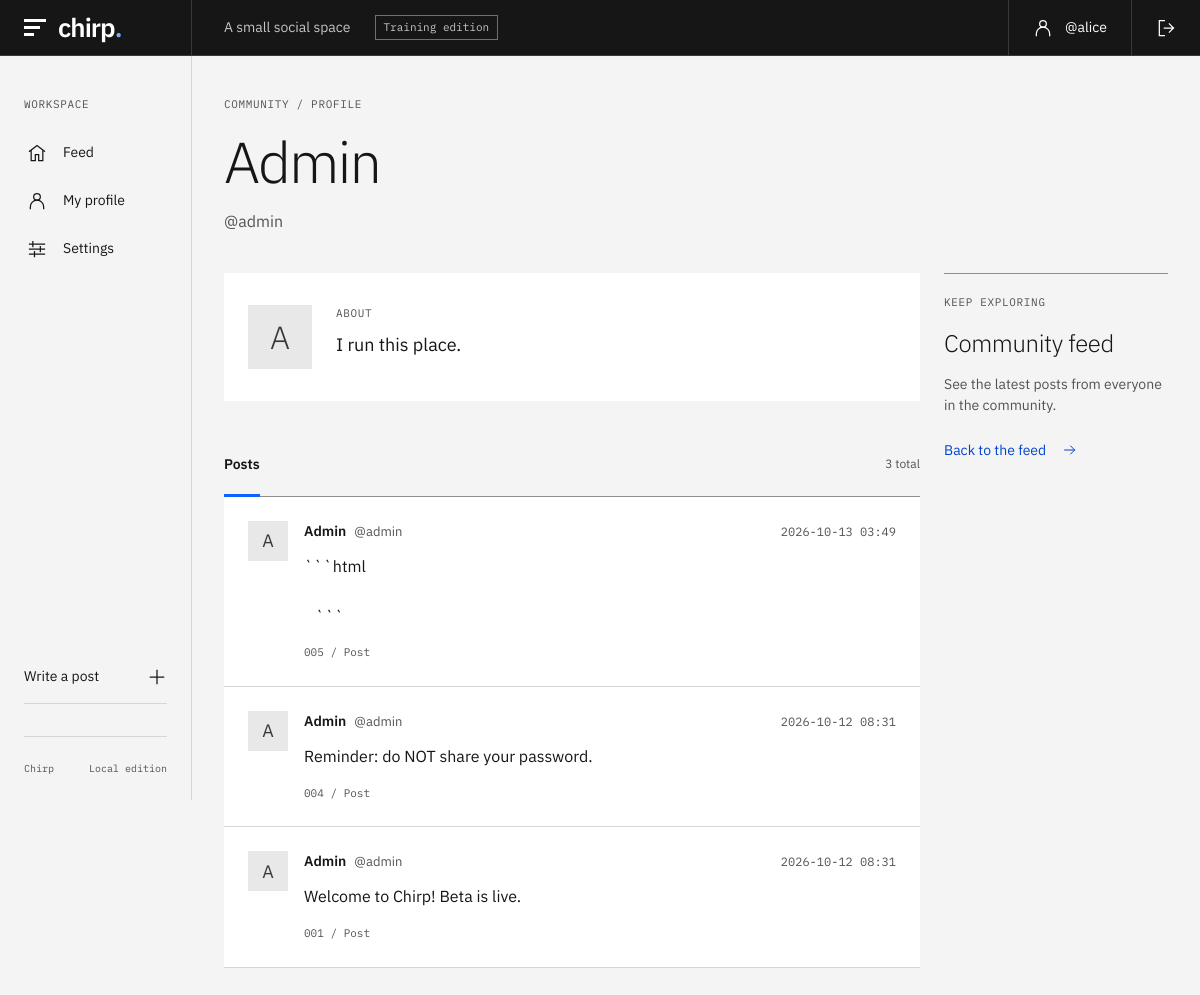
The page /user/admin (signed in) on the database its author committed.
### tables this page shows
CREATE TABLE users (
        id INTEGER PRIMARY KEY AUTOINCREMENT,
        username TEXT UNIQUE NOT NULL,
        password TEXT NOT NULL,      -- stored in plaintext (part of the lesson)
        email TEXT,
        bio TEXT
    );

CREATE TABLE tweets (
        id INTEGER PRIMARY KEY AUTOINCREMENT,
        user_id INTEGER NOT NULL,
        body TEXT NOT NULL,
        created TEXT DEFAULT CURRENT_TIMESTAMP
    );

### app.py (the view)
@app.route("/user/<username>")
def profile(username):
    db = get_db()
    row = db.execute(
        "SELECT * FROM users WHERE username = ?", (username,)
    ).fetchone()
    if not row:
        abort(404)
    bio_html = render_template_string(
        "<div class='bio'>" + (row["bio"] or "") + "</div>"
    )
    tweets = db.execute(
        """SELECT tweets.id, tweets.body, tweets.created, users.username
           FROM tweets JOIN users ON tweets.user_id = users.id
           WHERE users.id = ? ORDER BY tweets.id DESC""",
        (row["id"],),
    ).fetchall()
    return render_template(
        "profile.html",
        profile_user=row,
        bio_html=bio_html,
        tweets=tweets,
        user=current_user(),
    )

### app.py (called while the page is built)
def get_db():
    if "db" not in g:
        g.db = sqlite3.connect(DB_PATH)
        g.db.row_factory = sqlite3.Row
    return g.db

def b64url_decode(s: str) -> bytes:
    pad = "=" * (-len(s) % 4)
    return base64.urlsafe_b64decode(s + pad)

def verify_token(token: str):
    try:
        h_b64, p_b64, sig_b64 = token.split(".")
        header = json.loads(b64url_decode(h_b64))
        payload = json.loads(b64url_decode(p_b64))
        if header.get("alg") == "none":
            return payload.get("user")  # <-- no signature check
        expected = hmac.new(
            SECRET, f"{h_b64}.{p_b64}".encode(), hashlib.sha256
        ).digest()
        if hmac.compare_digest(expected, b64url_decode(sig_b64)):
            return payload.get("user")
    except Exception:
        return None
    return None

def current_user():
    token = request.cookies.get("session")
    if not token:
        return None
    username = verify_token(token)
    if not username:
        return None
    db = get_db()
    return db.execute(
        "SELECT * FROM users WHERE username = ?", (username,)
    ).fetchone()

### templates/profile.html (shortened to what this page needs)
{% extends "base.html" %}
{% from "components.html" import icon, post %}
{% block content %}
  <div class="page-heading"><p class="eyebrow">COMMUNITY / PROFILE</p><h1>{{ profile_user['username'] | capitalize }}</h1><p class="page-description">@{{ profile_user['username'] }}</p></div>
  <div class="content-grid">
    <section class="feed-column" aria-label="Profile and posts">
      <div class="profile-panel"><span class="avatar avatar-large" aria-hidden="true">{{ profile_user['username'][0] | upper }}</span><div class="profile-summary"><p class="eyebrow">ABOUT</p><div class="profile-bio">{% if config.get('CHIRP_FIXED') %}<div class="bio">{{ bio }}</div>{% else %}{{ bio_html | safe }}{% endif %}</div></div></div>
      <div class="feed-toolbar"><h2>Posts</h2><span>{{ tweets | length }} total</span></div>
      <div class="post-list">{% for t in tweets %}{{ post(t, user) }}{% else %}<div class="empty-state"><h2>No posts yet.</h2><p>{% if user and user['username'] == profile_user['username'] %}<a class="text-link" href="/#compose">Write your first post {{ icon('arrow') }}</a>{% else %}Check back when {{ profile_user['username'] }} has something to share.{% endif %}</p></div>{% endfor %}</div>
    </section>
    <aside class="context-rail"><section class="rail-section"><p class="eyebrow">KEEP EXPLORING</p><h2>Community feed</h2><p>See the latest posts from everyone in the community.</p><a class="text-link" href="/">Back to the feed {{ icon('arrow') }}</a></section></aside>
  </div>
{% endblock %}

### templates/base.html (shortened to what this page needs)
{% from "components.html" import icon %}
<!doctype html>
<html lang="en">
<head>
  <link rel="stylesheet" href="{{ url_for('static', filename='style.css') }}">
</head>
<body>
  <header class="shell-header">
    <a class="brand" href="/" aria-label="Chirp home"><span class="brand-mark" aria-hidden="true"><i></i><i></i><i></i></span>chirp<span class="brand-period">.</span></a>
    <span class="header-description">A small social space</span>
    <span class="edition-label {% if config.get('CHIRP_FIXED') %}edition-fixed{% endif %}">{% if config.get('CHIRP_FIXED') %}Fixed edition{% else %}Training edition{% endif %}</span>
    <div class="header-account">
      {% if user %}
        <a href="{{ url_for('profile', username=user['username']) }}">{{ icon('user') }}<span>@{{ user['username'] }}</span></a>
        {% if config.get('CHIRP_FIXED') %}
          <form class="header-signout-form" method="post" action="/logout">
            <input type="hidden" name="csrf_token" value="{{ csrf_token() }}">
            <button class="header-signout" type="submit" aria-label="Sign out">{{ icon('logout') }}</button>
          </form>
        {% else %}<a class="header-signout" href="/logout" aria-label="Sign out">{{ icon('logout') }}</a>{% endif %}
      {% else %}
        <a href="/login">Sign in {{ icon('arrow') }}</a>
      {% endif %}
    </div>
  </header>
  <div class="app-shell">
    <aside class="sidebar">
      <div class="nav-label">WORKSPACE</div>
      <nav class="side-nav" aria-label="Main navigation">
        <a href="/" {% if request.endpoint == 'index' %}aria-current="page"{% endif %}>{{ icon('home') }}<span>Feed</span></a>
        {% if user %}
          <a href="{{ url_for('profile', username=user['username']) }}" {% if request.endpoint == 'profile' and profile_user['username'] == user['username'] %}aria-current="page"{% endif %}>{{ icon('user') }}<span>My profile</span></a>
          <a href="/settings" {% if request.endpoint == 'settings' %}aria-current="page"{% endif %}>{{ icon('settings') }}<span>Settings</span></a>
        {% else %}
          <a href="/login" {% if request.endpoint == 'login' %}aria-current="page"{% endif %}>{{ icon('user') }}<span>Sign in</span></a>
        {% endif %}
      </nav>
      <div class="sidebar-bottom">
        {% if user %}<a class="sidebar-compose" href="/#compose">Write a post {{ icon('plus') }}</a>{% endif %}
        <div class="sidebar-footer"><span>Chirp</span><span>Local edition</span></div>
      </div>
    </aside>
    <main id="main" class="main-content" tabindex="-1">
      {% set notices = {'posted': 'Your post is now on the feed.', 'deleted': 'The post has been deleted.', 'saved': 'Your profile has been updated.', 'signed-in': 'You’re signed in. Welcome back.', 'signed-out': 'You’ve signed out.'} %}
      {% block content %}{% endblock %}
    </main>
  </div>
</body>
</html>

### templates/components.html (shortened to what this page needs)
{% macro icon(name) -%}
<svg class="icon" width="20" height="20" viewBox="0 0 24 24" fill="none" stroke="currentColor" stroke-width="1.5"
  stroke-linecap="square" stroke-linejoin="miter" aria-hidden="true" focusable="false">
  {% if name == 'arrow' %}
  <path d="M4 12h15M13 6l6 6-6 6" />
  {% elif name == 'home' %}
  <path d="m3 10 9-7 9 7M5 9v12h5v-7h4v7h5V9" />
  {% elif name == 'user' %}
  <circle cx="12" cy="7" r="4" />
  <path d="M4 21v-2a8 8 0 0 1 16 0v2" />
  {% elif name == 'users' %}
  <circle cx="9" cy="7" r="3" />
  <path d="M2 21v-3a7 7 0 0 1 14 0v3M16 4a3 3 0 0 1 0 6M19 14a6 6 0 0 1 3 5v2" />
  {% elif name == 'settings' %}
  <path d="M3 6h18M3 12h18M3 18h18" />
  <path d="M7 3v6M16 9v6M9 15v6" />
  {% elif name == 'logout' %}
  <path d="M10 3H4v18h6M10 12h11M16 7l5 5-5 5" />
  {% elif name == 'plus' %}
  <path d="M12 4v16M4 12h16" />
  {% elif name == 'external' %}
  <path d="M5 19 19 5M5 5h14v14" />
  {% elif name == 'check' %}
  <path d="m4 12 5 5L20 6" />
  {% elif name == 'edit' %}
  <path d="m16 3 5 5-12 12-6 1 1-6ZM13 6l5 5" />
  {% elif name == 'trash' %}
  <path d="M3 6h18M19 6v14a2 2 0 0 1-2 2H7a2 2 0 0 1-2-2V6m3 0V4a2 2 0 0 1 2-2h4a2 2 0 0 1 2 2v2" />
  <line x1="10" y1="11" x2="10" y2="17" />
  <line x1="14" y1="11" x2="14" y2="17" />
  {% endif %}
</svg>
{%- endmacro %}
{% macro post(tweet, current_user=None) -%}
<article class="post" id="post-{{ tweet['id'] }}">
  <a class="avatar" href="{{ url_for('profile', username=tweet['username']) }}"
    aria-label="View {{ tweet['username'] }}'s profile">{{ tweet['username'][0] | upper }}</a>
  <div class="post-content">
    <div class="post-meta">
      <a class="post-author" href="{{ url_for('profile', username=tweet['username']) }}">{{ tweet['username'] |
        capitalize }}<span class="handle">@{{ tweet['username'] }}</span></a>
      <time datetime="{{ tweet['created'] | replace(' ', 'T') }}Z">{{ tweet['created'][:16] }}</time>
    </div>
    <div class="post-body">{% if config.get('CHIRP_FIXED') %}{{ tweet['body'] }}{% else %}{{ tweet['body'] | safe }}{%
      endif %}</div>
    <div class="post-footer">
      <a class="post-permalink" href="{{ url_for('index') }}#post-{{ tweet['id'] }}"
        aria-label="Link to post {{ tweet['id'] }}">{{ '%03d' | format(tweet['id']) }}<span aria-hidden="true"> /
        </span>Post</a>
    </div>
  </div>
</article>
{%- endmacro %}

### rows shown on the page
users: username "alice"
users: username "Admin", username "admin", username "A", bio "I run this place."
tweets: created "2026-10-13 03:49", body "```html ```", id "005"
tweets: created "2026-10-12 08:31", body "Reminder: do NOT share your password.", id "004"
tweets: created "2026-10-12 08:31", body "Welcome to Chirp! Beta is live.", id "001"

### other values the page prints
{{ tweets | length }} "3"
